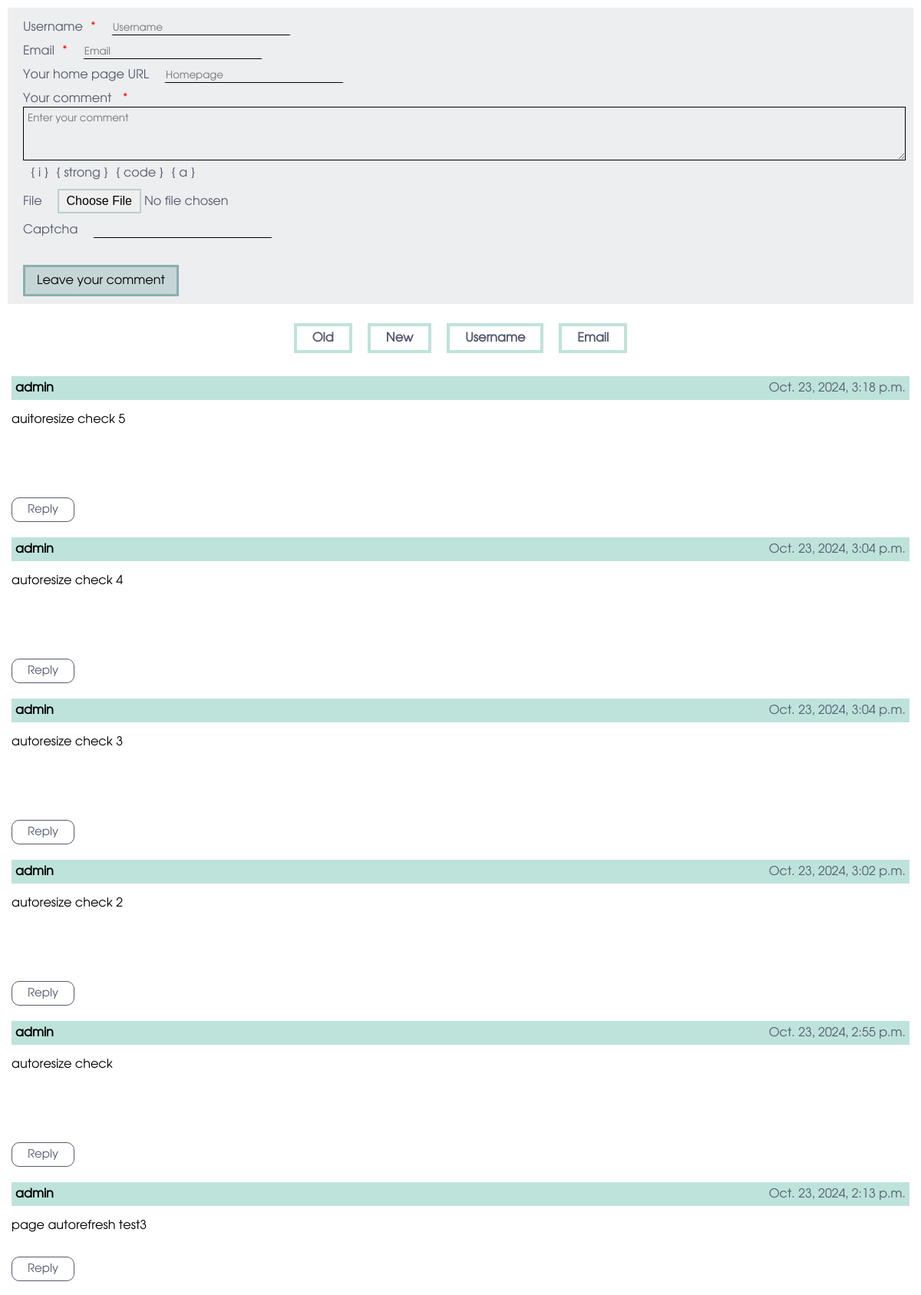
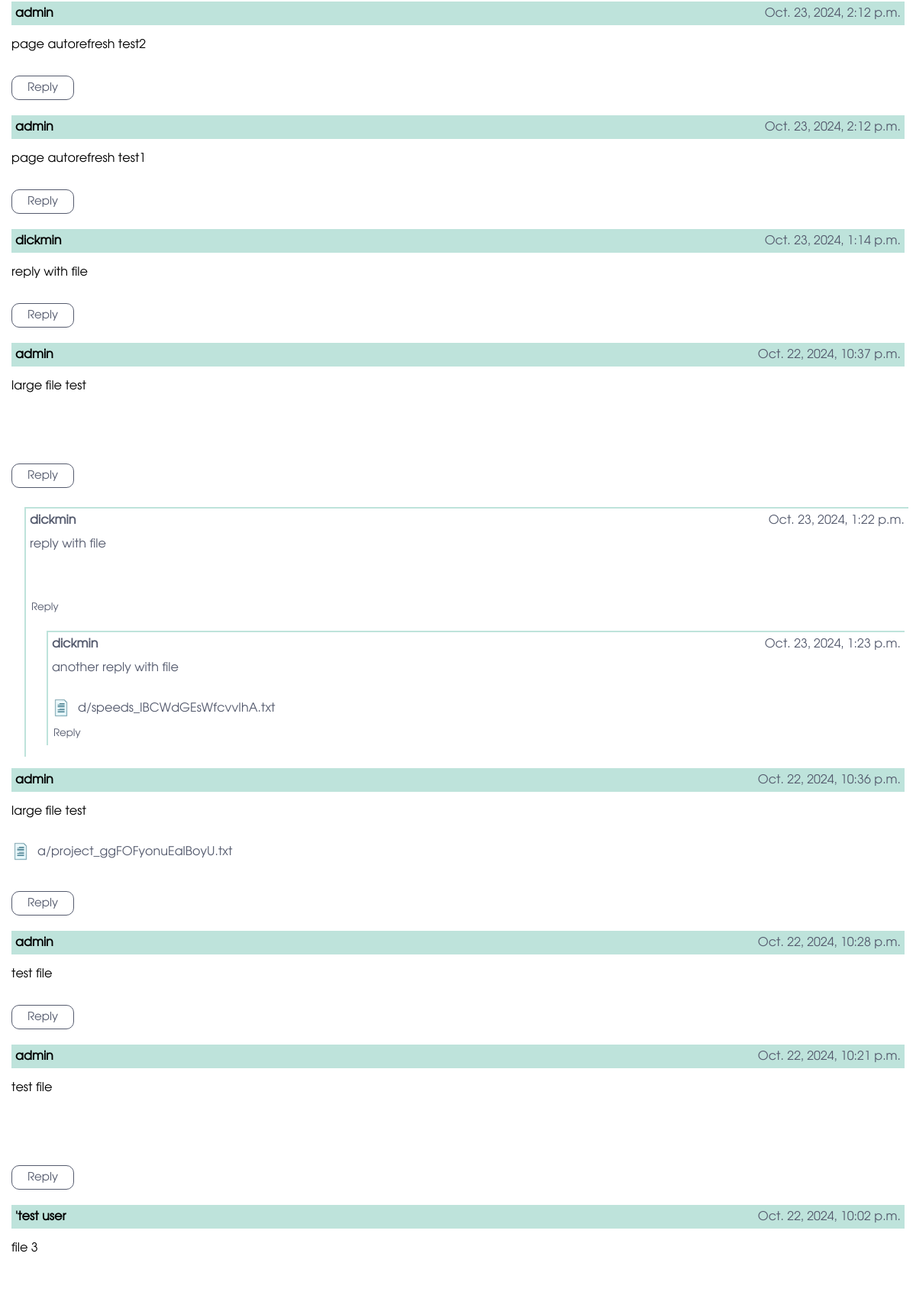
The page / (upper part) on the database its author committed (2 pictures, top to bottom).
### main/models.py (models this page shows, shortened)
class Comment(models.Model):
	username = models.CharField(max_length=50)
	email = models.EmailField()
	homepage = models.URLField(blank=True)
	text = models.TextField()
	time_create = models.DateTimeField(auto_now_add=True)
	parentComment = models.ForeignKey('self', on_delete=models.CASCADE, null=True, blank=True)
	file = models.FileField(blank=True, upload_to=customFileUploadToMethod)
	objects = models.Manager()
	class Meta:
		ordering = ['-time_create']

### main/views.py (the view)
# urls.py: path('', mainviews.index, name='home'),
def index(request: HttpRequest, page=1) -> HttpResponse:
	if page < 1: raise Http404()
	allMainComments = Comment.objects.filter(parentComment=None)
	sortingType = request.GET.get('s')
	if sortingType:
		try: allMainComments = allMainComments.order_by(sortingType)
		except: pass
	commentsPage = addPaginator(allMainComments, page, elemOnPage=20)
	return render(
		request, 'main/index.html',
		{
			'page': page,
			'comments': commentsPage,
			'sortingType': sortingType,
			'addCommentsForm': getAddingForm(request),
			'instrumentMenu': permitted_html_elements.permittedTags
		}
	)

### main/forms.py (shortened to what this page needs)
class AddCommentForm(forms.ModelForm):
    captcha = CaptchaField()
    class Meta:
        model = Comment
        fields = ['username', 'email', 'homepage', 'text', 'file']
        widgets = {
            'username': forms.TextInput(attrs={'placeholder': 'Username'}),
            'email': forms.EmailInput(attrs={'placeholder': 'Email'}),
            'homepage': forms.URLInput(attrs={'placeholder': 'Homepage'}),
            'text': forms.Textarea(
                attrs={'class': 'text-input', 'placeholder': 'Enter your comment', 'id': 'commentTextArea'},
            ),
            'file': forms.FileInput(attrs={'class': 'file-input-button', 'placeholder': 'Attached file', 'accept': ".jpg, .jpeg, .gif, .png, .txt"}),
        }
        labels = {
            'homepage': 'Your home page URL',
            'text': 'Your comment'
        }

### main/templatetags/filetype_checker.py (called while the page is built)
@register.filter(name="fileMime")
def fileMime(value):
    return mimetypes.guess_type(value)[0]

### main/views.py (called while the page is built)
def getAddingForm(request):
	if request.POST:
		addCommentsForm = AddCommentForm(request.POST, request.FILES)
		if addCommentsForm.is_valid():
			replyID = request.POST.get('replyID')
			if replyID:
				savedComment = addCommentsForm.save(commit=False) # just get obj, dont save
				if savedComment: # if data was validate
					savedComment.parentComment = Comment.objects.get(pk=replyID)
			try: addCommentsForm.save()
			except ValueError: pass
			addCommentsForm.clean() # returning clear form
	else:
		addCommentsForm = AddCommentForm()
	return addCommentsForm

def addPaginator(allObjects, page, elemOnPage=10):
	try:
		paginator = Paginator(allObjects, elemOnPage)
		return paginator.page(page)
	except EmptyPage: raise Http404()

### main/templates/main/index.html (shortened to what this page needs)
{% extends "main/template.html" %}
{% load filetype_checker %}
{% load static %}
{% block body %}
    <div class="main-container">
        <form id="addCommentForm" action="" method="POST" enctype="multipart/form-data" class="make-comment-form">
            {% for formField in addCommentsForm %}
                <div class="{% if formField.field.widget.attrs.class == 'text-input' %}form-column{% else %}form-row{% endif %}">
                    <div class="field-label">
                        {{ formField.label }}
                        {% if formField.field.required  %}
                            <span id="is-required-field">*</span>
                        {% endif %}
                    </div>
                    {{ formField }}
                    {% if formField.field.widget.attrs.class == 'text-input' %}
                        <div class="instruments">
                            {% for elemName, elemTag in instrumentMenu.items %}
                                <div class="instrument" onclick="add_HTML_tag('{{ elemTag }}');">{ {{ elemName }} }</div>
                            {% endfor %}
                        </div>
                    {% endif %}
                </div>
            {% endfor %}
            <div class="submit-area">
                <button class="submit-button" type="submit" id="leaveCommentButton">Leave your comment</button>
            </div>
        </form>
        <div class="comments-field">
            {% if comments.paginator.count > 0 %}
                <div class="sorting-field">
                    <a href="{% url 'home' %}?s=time_create"
                       class="sorting-buttons {% if sortingType == 'time_create' %}choosen{% endif %}"
                    >Old</a>
                    <a href="{% url 'home' %}?s=-time_create"
                       class="sorting-buttons {% if sortingType == '-time_create' %}choosen{% endif %}"
                    >New</a>
                    <a href="{% url 'home' %}?s=username"
                       class="sorting-buttons {% if sortingType == 'username' %}choosen{% endif %}"
                    >Username</a>
                    <a href="{% url 'home' %}?s=email"
                       class="sorting-buttons {% if sortingType == 'email' %}choosen{% endif %}"
                    >Email</a>
                </div>
                {% for comment in comments %}
                    <div class="base-comment-container" id="mainCommentsContainer">
                        <div class="header">
                            <div class="username">{{ comment.username }}</div>
                            <div class="time">{{ comment.time_create }}</div>
                        </div>
                        <div class="text">{{ comment.text|safe }}</div>
                        {% if comment.file %}
                            <div class="file-container">
                                {% if comment.file.path|fileMime == "text/plain" %}
                                    <a class="download-file-button" href="{{ comment.file.url }}" download>
                                        <img src="{% static 'main/icons/txt_file_icon.png' %}" class="icon">
                                        {{ comment.file.name }}
                                    </a>
                                {% endif %}
                            </div>
                        {% endif %}
                        <button onclick='setReplyID({{ comment.pk }}, "{{ comment.text|escapejs  }}");' class="reply-button">Reply</button>
                    </div>
                    {% for cresponse in comment.comment_set.all %}
                        {% include "main/cresponse.html" %}
                    {% endfor %}
                {% endfor %}
            {% else %}
                <h1 style="padding: 30px;">Comments has not been found :c</h1>
            {% endif %}
        </div>
    </div>
{%  endblock %}

### main/templates/main/template.html (shortened to what this page needs)
{% load static %}
<!DOCTYPE html>
<html>
<head>
    <link rel="stylesheet" href=" {% static "main/css/style.css" %} ">
    <link rel="stylesheet" href=" {% static "main/css/base_comment.css" %} ">
    <link rel="stylesheet" href=" {% static "main/css/reply.css" %} ">
    <link rel="stylesheet" href=" {% static "main/css/make_comment_form.css" %} ">
    <link href="{% static 'main/lightbox/lightbox2-2.11.5/dist/css/lightbox.css' %}" rel="stylesheet" />
</head>
<body class="body-content">
	{% block body %}{% endblock %}
</body>
</html>

### main/templates/main/cresponse.html (shortened to what this page needs)
{% load filetype_checker %}
{% load static %}
<div class="cresp-container">
    <div class="response">
        <div class="header">
            <div class="username">{{ cresponse.username }}</div>
            <div class="time">{{ cresponse.time_create }}</div>
        </div>
        <div class="text">{{ cresponse.text|safe }}</div>
        {% if cresponse.file %}
            <div class="file-container">
                {% if cresponse.file.path|fileMime == "text/plain" %}
                    <a class="download-file-button" href="{{ cresponse.file.url }}" download>
                        <img src="{% static 'main/icons/txt_file_icon.png' %}" class="icon">
                        {{ cresponse.file.name }}
                    </a>
                {% endif %}
            </div>
        {% endif %}
        <button onclick='setReplyID({{ cresponse.pk }}, "{{ cresponse.text|escapejs  }}");' class="reply-button">Reply</button>
        {% for resp in cresponse.comment_set.all %}
            {% with cresponse=resp %}
                {% include "main/cresponse.html" %}
            {% endwith %}
        {% endfor %}
    </div>
</div>

### main/static/main/css/style.css (style rules this page uses)
* { margin: 0px; padding: 0px; color: #555B6E; font-family: "Involve"; box-sizing: border-box !important; }
a { text-decoration: none; transition: 0.1s ease; }
.main-container { padding: 10px; display: flex; flex-direction: column; }
.sorting-field { width: 100%; display: flex; justify-content: center; align-items: center; padding: 5px; margin-bottom: 20px; gap: 20px; }
.sorting-field .sorting-buttons { font-weight: 700; border: 4px #BEE3DB solid; padding: 5px; padding-right: 20px; padding-left: 20px; }

### main/static/main/css/base_comment.css (style rules this page uses)
.base-comment-container { padding: 5px; margin-top: 10px; margin-bottom: 10px; }
.base-comment-container .header { background: #BEE3DB; display: flex; flex-direction: row; justify-content: space-between; padding-bottom: 10px; font-size: 16px; padding: 5px; }
.base-comment-container .header .username { font-weight: 900; color: black }
.base-comment-container .text { font-size: 16px; padding-top: 15px; color: black; }
.base-comment-container .file-container { margin-top: 30px; margin-bottom: 10px; }
.base-comment-container .file-container .download-file-button { display: flex; justify-content: flex-start; align-items: center; gap: 10px; width: auto; }
.base-comment-container .file-container .download-file-button .icon { width: 24px; }
.base-comment-container .reply-button { margin-top: 30px; background: rgba(0, 0, 0, 0); border: 1px #555B6E solid; padding: 5px; padding-left: 20px; padding-right: 20px; border-radius: 10px; font-size: 15px; transition: 0.2s ease; }

### main/static/main/css/reply.css (style rules this page uses)
.cresp-container { margin-top: 10px; margin-bottom: 10px; display: flex; justify-content: flex-start; }
.response { margin-top: 10px; width: 100%; border-top: 2px #BEE3DB solid; border-left: 2px #BEE3DB solid; padding: 5px; }
.response .header { display: flex; justify-content: space-between; }
.response .header .username { font-weight: 700; }
.response .text { margin-top: 10px; margin-bottom: 10px; }
.response .file-container { margin-top: 30px; margin-bottom: 10px; }
.response .file-container .download-file-button { display: flex; justify-content: flex-start; align-items: center; gap: 10px; width: auto; }
.response .file-container .download-file-button .icon { width: 24px; }
.response .reply-button { background: rgba(0, 0, 0, 0); border-color: rgba(0, 0, 0, 0); transition: 0.2s ease; }

### main/static/main/css/make_comment_form.css (style rules this page uses)
.main-container .make-comment-form { max-width: 100%; width: 100%; background: rgba(85, 91, 110, 0.1); padding-top: 10px; padding-bottom: 10px; margin-bottom: 20px; }
.main-container .make-comment-form * { margin-left: 10px; maring-right: 10px; }
.main-container .make-comment-form .form-row { display: flex; justify-content: flex-start; align-items: center; gap: 10px; padding-top: 5px; padding-bottom: 5px; }
.main-container .make-comment-form .form-column { padding-top: 5px; padding-bottom: 5px; }
.main-container .make-comment-form .form-row .field-label { display: flex; }
#is-required-field { color: red !important; }
.main-container .make-comment-form input, .main-container .make-comment-form textarea { background: rgba(0, 0, 0, 0); border-color: rgba(0, 0, 0, 0); border-bottom: 1px black solid; width: 20%; }
.main-container .make-comment-form textarea { position: revert; border: 1px black solid; min-height: 50px; height: 70px; box-sizing: border-box; max-width: calc(100% - 20px); width: calc(100% - 20px); padding: 5px; }
.main-container .make-comment-form .instruments { display: flex; font-weight: 500; }
.main-container .make-comment-form .submit-area { display: flex; justify-content: space-between; align-items: flex-end; }
.main-container .make-comment-form .submit-area .submit-button { background: rgba(137, 176, 174, 0.4); color: black; border: 3px rgba(137, 176, 174, 1) solid; padding: 7px; padding-left: 15px; padding-right: 15px; font-size: 16px; margin-top: 30px; }
.main-container .make-comment-form .file-input-button { border-color: rgba(0, 0, 0, 0); font-size: 16px; }

### rows shown on the page
Comment: username "admin", time_create "Oct. 23, 2024, 3:18 p.m.", text "auitoresize check 5"
Comment: username "admin", time_create "Oct. 23, 2024, 3:04 p.m.", text "autoresize check 4"
Comment: username "admin", time_create "Oct. 23, 2024, 3:04 p.m.", text "autoresize check 3"
Comment: username "admin", time_create "Oct. 23, 2024, 3:02 p.m.", text "autoresize check 2"
Comment: username "admin", time_create "Oct. 23, 2024, 2:55 p.m.", text "autoresize check"
Comment: username "admin", time_create "Oct. 23, 2024, 2:13 p.m.", text "page autorefresh test3"
Comment: username "admin", time_create "Oct. 23, 2024, 2:12 p.m.", text "page autorefresh test2"
Comment: username "admin", time_create "Oct. 23, 2024, 2:12 p.m.", text "page autorefresh test1"
Comment: username "dickmin", time_create "Oct. 23, 2024, 1:14 p.m.", text "reply with file"
Comment: username "admin", time_create "Oct. 22, 2024, 10:37 p.m.", text "large file test"
Comment: username "dickmin", time_create "Oct. 23, 2024, 1:22 p.m.", text "reply with file"
Comment: username "dickmin", time_create "Oct. 23, 2024, 1:23 p.m.", text "another reply with file", file.name "d/speeds_IBCWdGEsWfcvvIhA.txt"
Comment: username "admin", time_create "Oct. 22, 2024, 10:36 p.m.", text "large file test", file.name "a/project_ggFOFyonuEalBoyU.txt"
Comment: username "admin", time_create "Oct. 22, 2024, 10:28 p.m.", text "test file"
Comment: username "admin", time_create "Oct. 22, 2024, 10:21 p.m.", text "test file"
Comment: username "'test user", time_create "Oct. 22, 2024, 10:02 p.m.", text "file 3"

### other values the page prints
{{ elemName }} "i" "strong" "code" "a"
